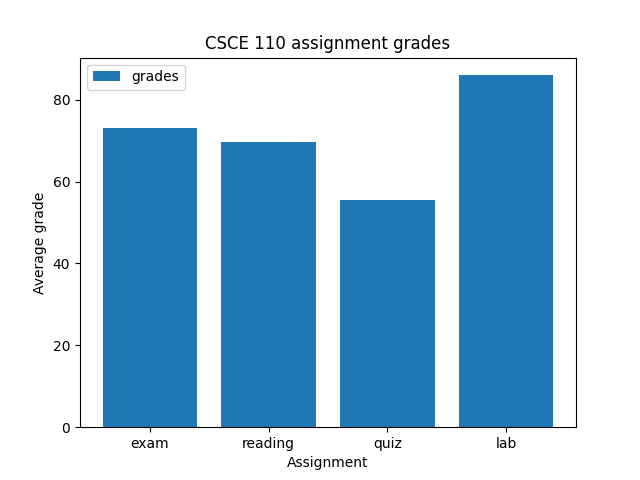

This chart was generated by the following Python code:
import matplotlib.pyplot as drawing
import statistics


def get_grades(filename):
    """
    This function takes a file name as input and populates a dictionary containing the assignment types and grades.
    @param filename:
    @return: dictionary of grades
    """
    gradebook = dict()
    try:
        with open(filename, "r") as data:
            lines = data.readlines()
            lines = [line.strip() for line in lines]
            lines = [line.split() for line in lines]
            for line in lines:
                assignment = line[0]
                grade = float(line[1])
                if assignment in gradebook:
                    gradebook[assignment].append(grade)
                else:
                    gradebook[assignment] = [grade]
    except Exception as e:
        print(e)
        exit()

    return gradebook


def main():
    """
    This function prompts for the grades file name.
    Next, it calls the functions get_grades().
    Next, it draws the bar chart of the average grade for each assignment.
    @return:
    """
    filename = input("Enter the grade file name: ")
    gradebook = get_grades(filename)
    print(f'The dictionary of grades is: {gradebook}')
    assignments = list(gradebook.keys())
    grades = [statistics.mean(grades) for grades in gradebook.values()]

    drawing.xlabel('Assignment')
    drawing.ylabel('Average grade')
    drawing.title('CSCE 110 assignment grades')

    drawing.bar(assignments, grades, align='center', label="grades")
    drawing.legend()

    drawing.savefig('grades.png')
    drawing.show()


main()
